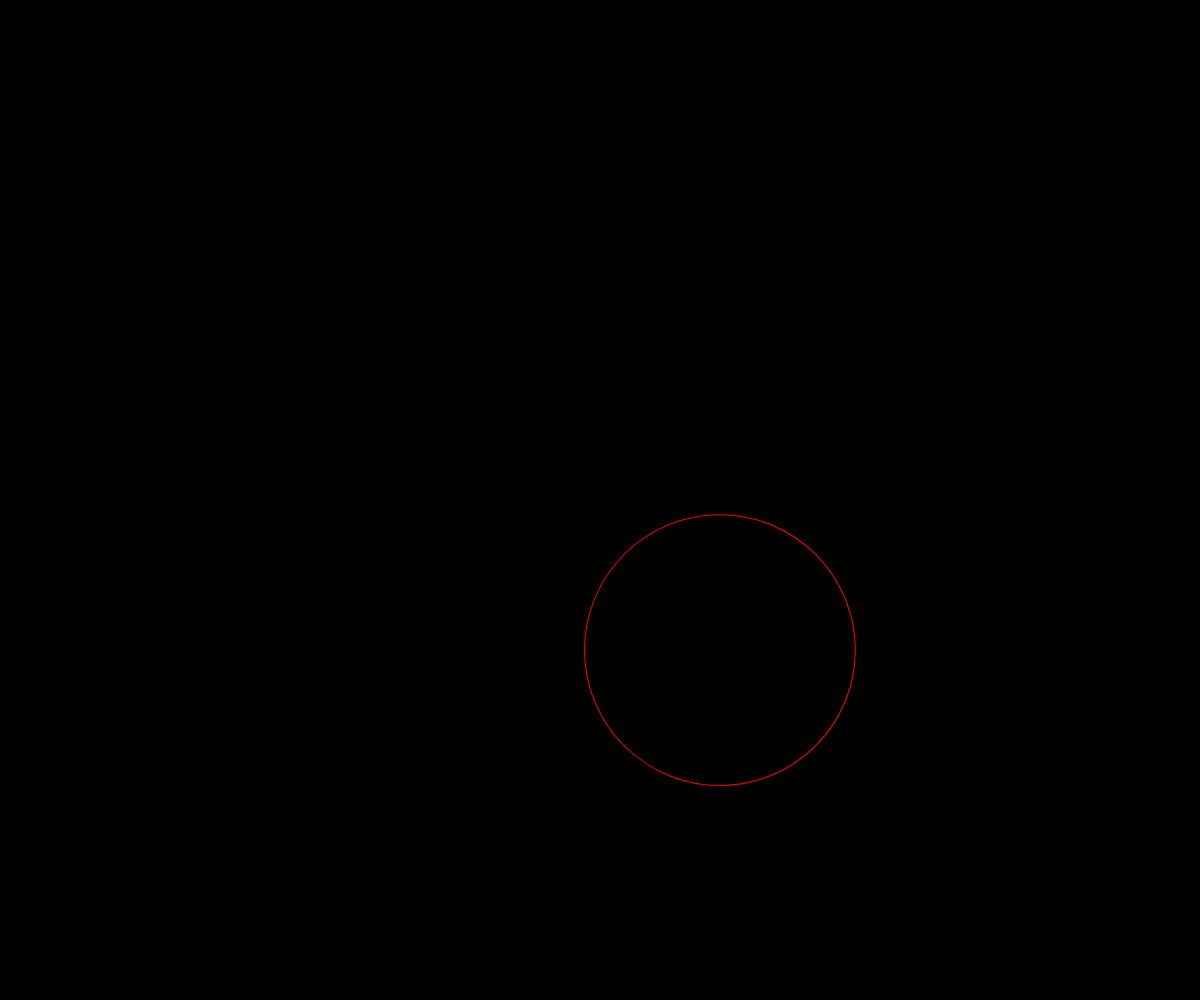
Frame 1 (no input)
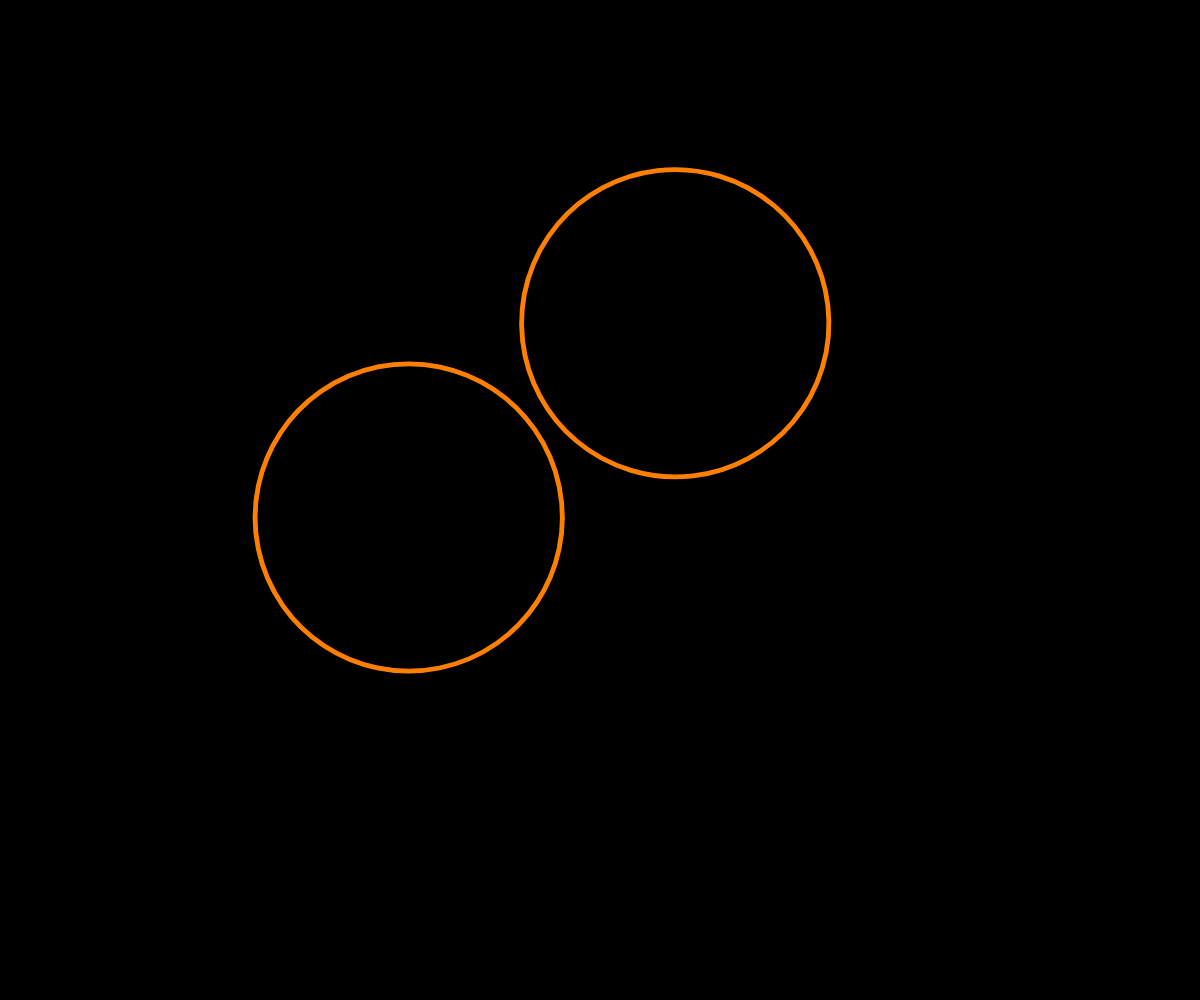
Frame 60 (no input)
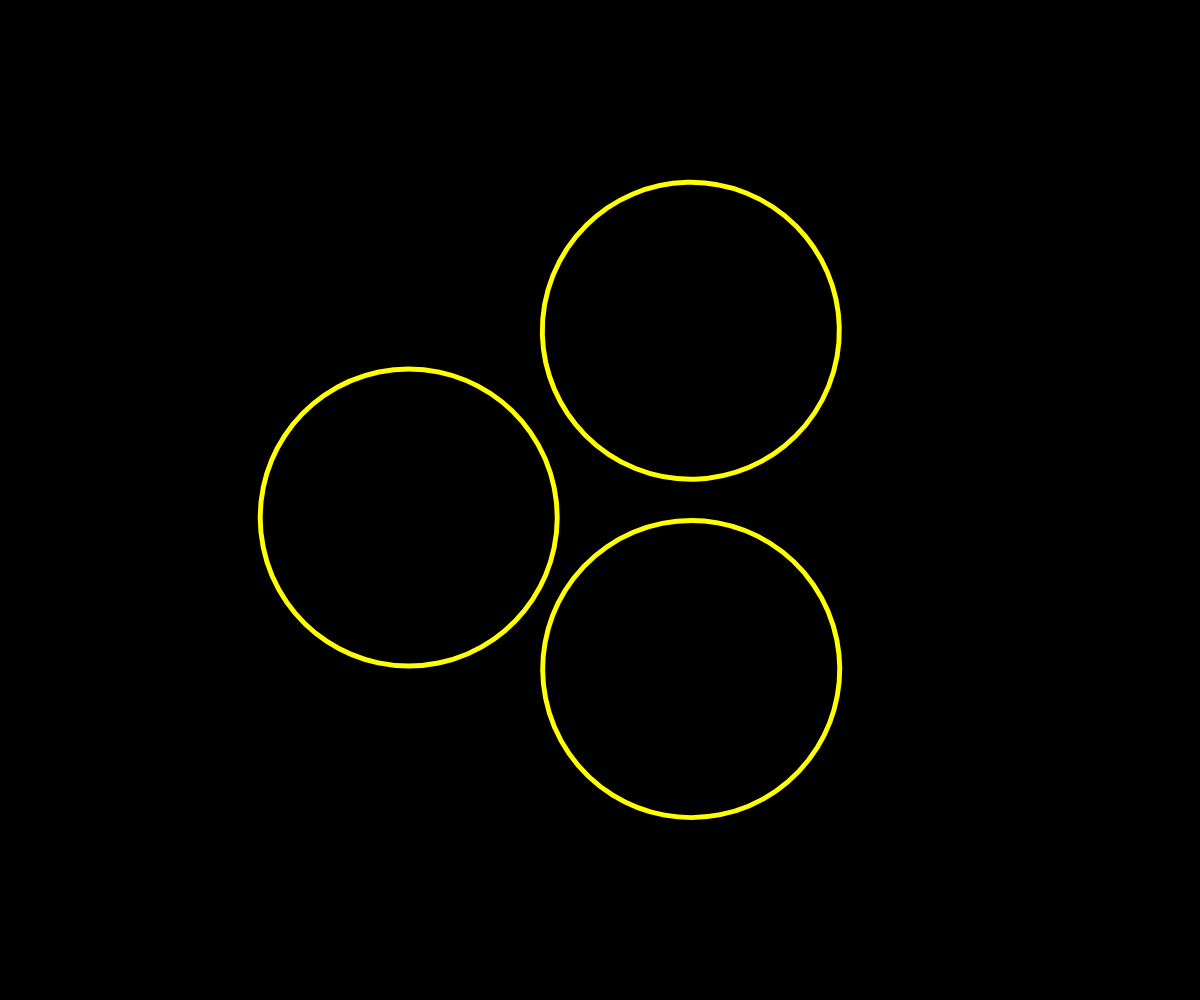
Frame 120 (the mouse pressed at the canvas centre since frame 60)

The p5.js sketch that drew these frames (run headless with seeded random() and noise() and a simulated clock; from frame 60 on, the mouse is pressed at the canvas centre):

// p5.js sketch
// ── sketch.js
var circleRadixs;
var circleX;
var circleY;
var variableRadix;
var translateX;
var translateY;

function setup() {
    createCanvas(windowWidth, windowHeight);
    // any additional setup code goes here
    circleRadixs = windowWidth/5+30;
    circleX = windowWidth/10;
    circleY = windowHeight/10+50;
    variableRadix = windowHeight/25;
    translateX = windowWidth/2;
    translateY = windowHeight/2;
}

function draw() {
  background(0);
  colorMode(HSB);

  var numRotations = frameCount/40;
  if (numRotations > 40){
    numRotations = (40+35*sin((frameCount-1600)/500));
  }
  translate(translateX, translateY);
  noFill();
  for (var i=0; i<numRotations; i++){
    rotate(TWO_PI/numRotations+frameCount/2000);
    stroke((frameCount/2)%255, 100, 155);
    drawCircle(circleX, circleY, circleRadixs+variableRadix*sin(frameCount/50), circleRadixs+variableRadix*sin(frameCount/50));
  }
  strokeWeight(4+sin(frameCount/60));
}

function drawSquare(x, y, length){
  rect(x, y, length, length);
}

function drawQuad(x, y, length){
  quad(x, y, x+length, y-length*2, x, y-length*4, x-length, y-length*2);
}

function drawCircle(x, y, length, length){
  ellipse(x, y, length, length);
}
